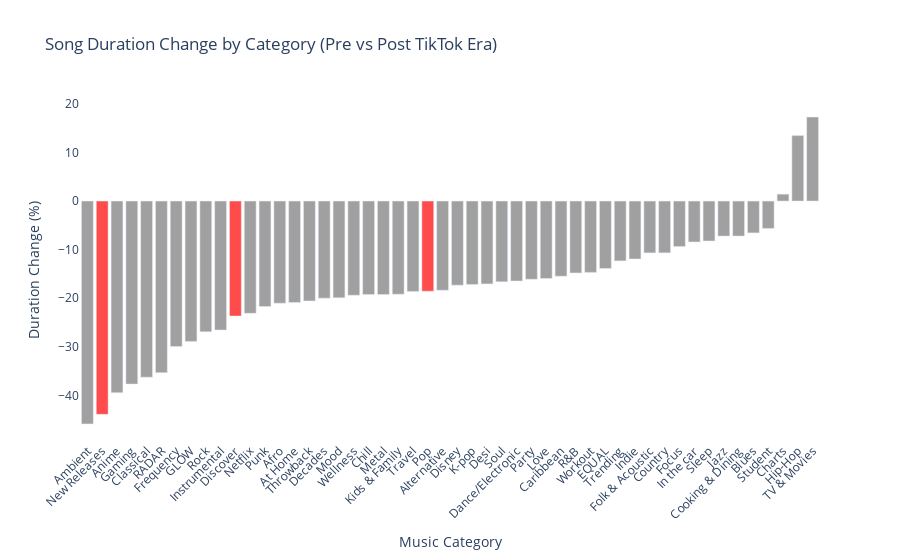

Write notebook code for a chart like this one.
### Code cell
recent_df['era'] = recent_df['Release year'].apply(lambda x: 'Pre-TikTok (2010-2018)' if x < 2019 else 'Post-TikTok (2019+)')
# Group by category and era to see which genres show the most change
category_era_stats = recent_df.groupby(['Category', 'era']).agg(
    mean_duration=('duration_min', 'mean'),
    song_count=('Track ID', 'count')
).reset_index()

# Calculate the change for each category (filtered to those with enough data)
category_pivot = category_era_stats.pivot(index='Category', columns='era', values='mean_duration')
category_pivot['song_count'] = category_era_stats.groupby('Category')['song_count'].sum()
category_pivot['duration_change'] = category_pivot['Post-TikTok (2019+)'] - category_pivot['Pre-TikTok (2010-2018)']
category_pivot['percent_change'] = (category_pivot['duration_change'] / category_pivot['Pre-TikTok (2010-2018)']) * 100

# --- Filter categories with enough songs
min_songs = 30
category_filtered = category_pivot[category_pivot['song_count'] >= min_songs].sort_values('percent_change')

# --- Highlight specific categories
highlight_categories = ['new releases', 'pop', 'Discover']
category_filtered_reset = category_filtered.reset_index()
category_filtered_reset['highlight'] = category_filtered_reset['Category'].apply(
    lambda x: 'Highlighted' if x.lower() in [cat.lower() for cat in highlight_categories] else 'Other'
)

# Prepare an explicit category order
category_order = category_filtered_reset['Category'].tolist()

category_change_path_json = output_dir / 'category_change_stats.json'
category_filtered_reset_renamed = category_filtered_reset.rename(columns={
    'Pre-TikTok (2010-2018)': 'Pre_TikTok_2010_2018',
    'Post-TikTok (2019+)': 'Post_TikTok_2019_plus'
})
category_filtered_reset_renamed.to_json(category_change_path_json, orient='records', indent=2)
print(f"Saved category change data to: {category_change_path_json}")


fig_cat = px.bar(
    category_filtered_reset,
    x='Category',
    y='percent_change',
    color='highlight',
    color_discrete_map={
        'Highlighted': '#FF4B4B',
        'Other': '#A0A0A0'
    },
    title='Song Duration Change by Category (Pre vs Post TikTok Era)',
    labels={'percent_change': 'Duration Change (%)', 'Category': 'Music Category'},
    hover_data={
        'Pre-TikTok (2010-2018)': True,
        'Post-TikTok (2019+)': True,
        'song_count': True,
        'highlight': False,
    },
    category_orders={'Category': category_order}  # 👈 THIS forces the ranked order
)

# --- Final Layout Tweaks
fig_cat.update_layout(
    xaxis_tickangle=-45,
    plot_bgcolor='white',
    xaxis_title='Music Category',
    yaxis_title='Duration Change (%)',
    showlegend=False
)

fig_cat.show()

### Figure 1 — Plotly figure (JSON) as saved in the notebook; plotly's stock layout.template omitted (floating-point values rounded to 4 significant figures; data arrays with more than 128 entries replaced by an {"elided": "..."} marker saying what was removed)
{"data": [{"customdata": {"elided": "47x4 mixed values"}, "hovertemplate": "Music Category=%{x}<br>Duration Change (%)=%{y}<br>Pre-TikTok (2010-2018)=%{customdata[0]}<br>Post-TikTok (2019+)=%{customdata[1]}<br>song_count=%{customdata[2]}<extra></extra>", "legendgroup": "Other", "marker": {"color": "#A0A0A0", "pattern": {"shape": ""}}, "name": "Other", "orientation": "v", "showlegend": true, "textposition": "auto", "type": "bar", "x": ["Ambient", "Anime", "Gaming", "Classical", "RADAR", "Frequency", "GLOW", "Rock", "Instrumental", "Netflix", "Punk", "Afro", "At Home", "Throwback", "Decades", "Mood", "Wellness", "Chill", "Metal", "Kids & Family", "Travel", "Alternative", "Disney", "K-pop", "Desi", "Soul", "Dance/Electronic", "Party", "Love", "Caribbean", "R&B", "Workout", "EQUAL", "Trending", "Indie", "Folk & Acoustic", "Country", "Focus", "In the car", "Sleep", "Jazz", "Cooking & Dining", "Blues", "Student", "Charts", "Hip-Hop", "TV & Movies"], "xaxis": "x", "y": [-45.86, -39.42, -37.65, -36.24, -35.3, -29.94, -28.88, -26.9, -26.54, -23.11, -21.69, -21.02, -20.88, -20.55, -19.97, -19.91, -19.38, -19.24, -19.23, -19.17, -18.59, -18.35, -17.3, -17.17, -17.05, -16.62, -16.44, -16.09, -15.93, -15.47, -14.79, -14.68, -13.87, -12.31, -11.92, -10.66, -10.66, -9.356, -8.418, -8.212, -7.203, -7.195, -6.55, -5.628, 1.424, 13.48, 17.29], "yaxis": "y"}, {"customdata": [[4.282, 2.403, 155, "Highlighted"], [4.091, 3.123, 170, "Highlighted"], [3.463, 2.821, 174, "Highlighted"]], "hovertemplate": "Music Category=%{x}<br>Duration Change (%)=%{y}<br>Pre-TikTok (2010-2018)=%{customdata[0]}<br>Post-TikTok (2019+)=%{customdata[1]}<br>song_count=%{customdata[2]}<extra></extra>", "legendgroup": "Highlighted", "marker": {"color": "#FF4B4B", "pattern": {"shape": ""}}, "name": "Highlighted", "orientation": "v", "showlegend": true, "textposition": "auto", "type": "bar", "x": ["New Releases", "Discover", "Pop"], "xaxis": "x", "y": [-43.88, -23.65, -18.54], "yaxis": "y"}], "layout": {"barmode": "relative", "legend": {"title": {"text": "highlight"}, "tracegroupgap": 0}, "plot_bgcolor": "white", "showlegend": false, "title": {"text": "Song Duration Change by Category (Pre vs Post TikTok Era)"}, "xaxis": {"anchor": "y", "categoryarray": ["Ambient", "New Releases", "Anime", "Gaming", "Classical", "RADAR", "Frequency", "GLOW", "Rock", "Instrumental", "Discover", "Netflix", "Punk", "Afro", "At Home", "Throwback", "Decades", "Mood", "Wellness", "Chill", "Metal", "Kids & Family", "Travel", "Pop", "Alternative", "Disney", "K-pop", "Desi", "Soul", "Dance/Electronic", "Party", "Love", "Caribbean", "R&B", "Workout", "EQUAL", "Trending", "Indie", "Folk & Acoustic", "Country", "Focus", "In the car", "Sleep", "Jazz", "Cooking & Dining", "Blues", "Student", "Charts", "Hip-Hop", "TV & Movies"], "categoryorder": "array", "domain": [0, 1], "tickangle": -45, "title": {"text": "Music Category"}}, "yaxis": {"anchor": "x", "domain": [0, 1], "title": {"text": "Duration Change (%)"}}}}
